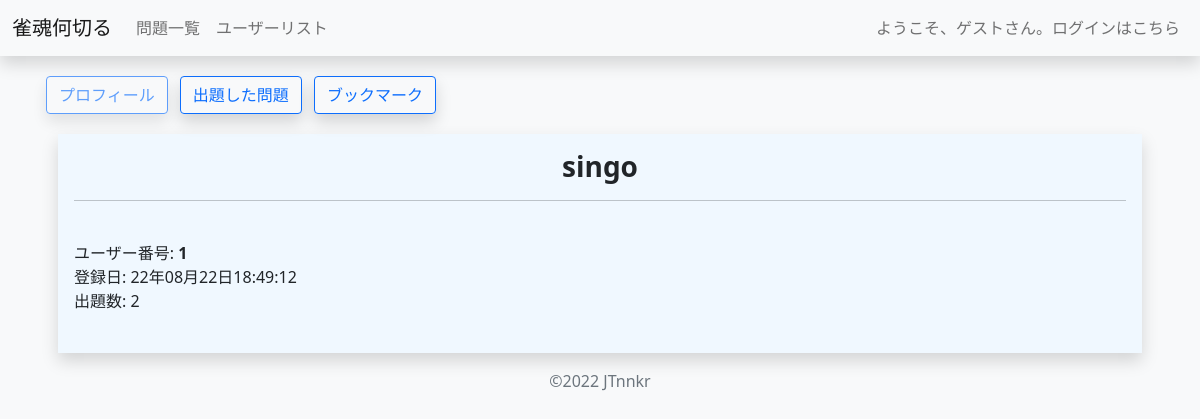
The page /user/1/detail/ on the database as committed earlier.
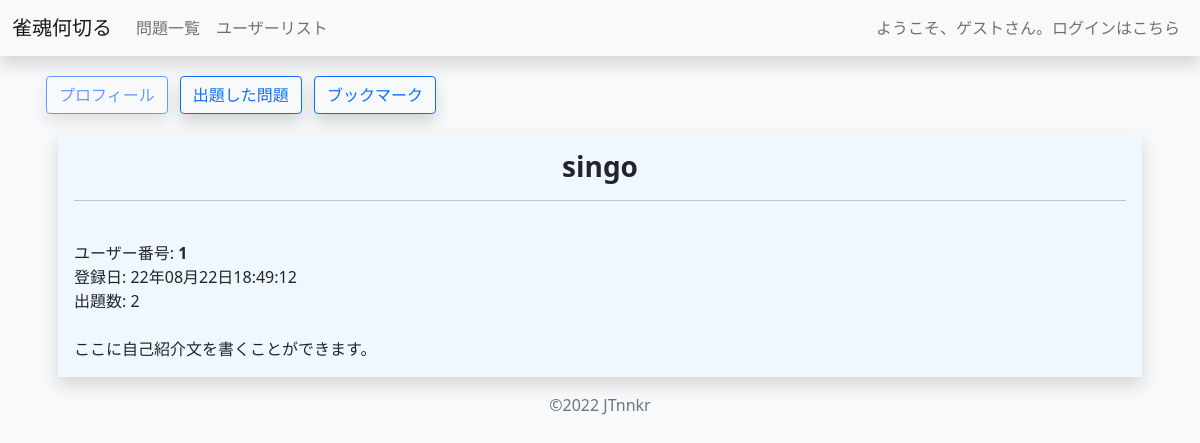
The same page on the database as committed later.
### user/models.py (models this page shows)
class User(AbstractUser):
    introduction = models.TextField('紹介文',blank=True)
    bookmarks = models.ManyToManyField('nnkr.Question', through='nnkr.Bookmark', blank=True, verbose_name='ブックマーク')
    pass

### nnkr/models.py (models this page shows, shortened)
class Question(models.Model):
    author = models.ForeignKey(get_user_model(),on_delete=models.CASCADE,default=1,verbose_name='投稿者')
    image = models.ImageField('画像',upload_to='images')
    created_datetime = models.DateTimeField('作成日',auto_now_add=True)
    updated_datetime = models.DateTimeField('最終更新日',auto_now=True)
    title = models.CharField('タイトル',max_length=100)
    description = models.TextField('説明文',blank=True)
    tags = models.ManyToManyField(Tag, through='Tagging',blank=True, verbose_name='タグ')

### user/views.py (the view, shortened to what this page needs)
# urls.py: path('<int:pk>/detail/', views.UserDetail.as_view(), name='detail'),
class UserDetail(UpdateView):
    template_name = 'user/user_detail.html'
    model = get_user_model()
    context_object_name = 'target_user'
    form_class = UserUpdateForm

### user/templates/user/user_detail.html (shortened to what this page needs)
{% extends "nnkr/base.html" %}
{% block content %}
<div class="py-1">
  <button type="button" class="btn btn-outline-primary shadow mx-1" disabled="true"
    onclick="location.href='{% url "user:detail" target_user.id %}'">プロフィール</button>
  <button type="button" class="btn btn-outline-primary shadow mx-1"
    onclick="location.href='{% url "user:question" target_user.id %}'">出題した問題</button>
  <button type="button" class="btn btn-outline-primary shadow mx-1"
    onclick="location.href='{% url "user:bookmark" target_user.id %}'">ブックマーク</button>
</div>
<div class="p-3">
<div class="p-3 shadow" style="background:aliceblue">
<h3 class="text-center"><b>{{ target_user.username }}</b></h3><hr>
<div>
    <br>
    ユーザー番号: <b>{{ target_user.id }}</b><br>
    登録日: {{ target_user.date_joined|date:"y年m月j日H:i:s"}}<br>
    出題数: {{ target_user.question_set.all|length }}<br>
    <br>
    {{ target_user.introduction|linebreaksbr }}
</div>
</div>
</div>
{% endblock %}

Rows that differ between the two databases and show on the page:
changed User "singo": introduction (not shown) → "ここに自己紹介文を書くことができます。"
